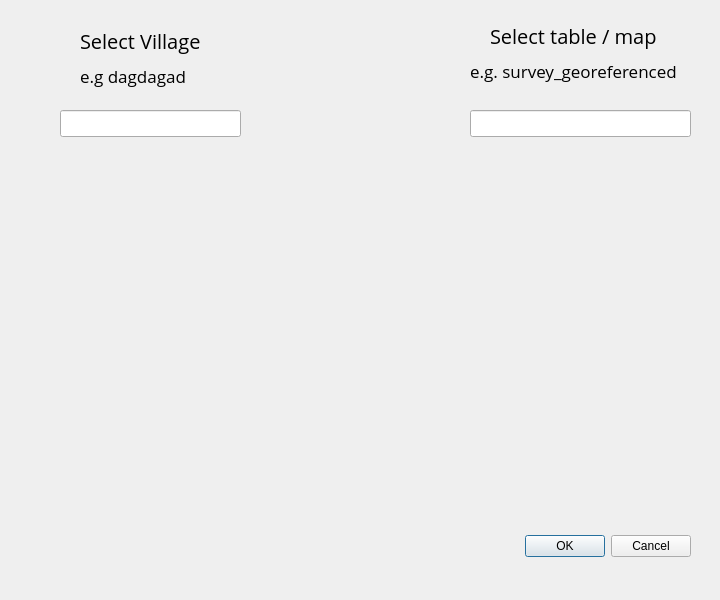
<?xml version="1.0" encoding="UTF-8"?>
<ui version="4.0">
 <class>AreaDialogBase</class>
 <widget class="QDialog" name="AreaDialogBase">
  <property name="geometry">
   <rect>
    <x>0</x>
    <y>0</y>
    <width>720</width>
    <height>600</height>
   </rect>
  </property>
  <property name="windowTitle">
   <string>Area</string>
  </property>
  <widget class="QDialogButtonBox" name="ok_button">
   <property name="geometry">
    <rect>
     <x>350</x>
     <y>530</y>
     <width>341</width>
     <height>32</height>
    </rect>
   </property>
   <property name="orientation">
    <enum>Qt::Horizontal</enum>
   </property>
   <property name="standardButtons">
    <set>QDialogButtonBox::Cancel|QDialogButtonBox::Ok</set>
   </property>
  </widget>
  <widget class="QLabel" name="label_3">
   <property name="geometry">
    <rect>
     <x>80</x>
     <y>60</y>
     <width>141</width>
     <height>31</height>
    </rect>
   </property>
   <property name="font">
    <font>
     <family>Open Sans</family>
     <pointsize>13</pointsize>
    </font>
   </property>
   <property name="text">
    <string>e.g dagdagad</string>
   </property>
  </widget>
  <widget class="QLabel" name="label_2">
   <property name="geometry">
    <rect>
     <x>490</x>
     <y>20</y>
     <width>221</width>
     <height>31</height>
    </rect>
   </property>
   <property name="font">
    <font>
     <family>Open Sans</family>
     <pointsize>15</pointsize>
    </font>
   </property>
   <property name="text">
    <string>Select table / map</string>
   </property>
  </widget>
  <widget class="QLineEdit" name="map_in">
   <property name="geometry">
    <rect>
     <x>470</x>
     <y>110</y>
     <width>221</width>
     <height>27</height>
    </rect>
   </property>
  </widget>
  <widget class="QLineEdit" name="village_in">
   <property name="geometry">
    <rect>
     <x>60</x>
     <y>110</y>
     <width>181</width>
     <height>27</height>
    </rect>
   </property>
  </widget>
  <widget class="QLabel" name="label_4">
   <property name="geometry">
    <rect>
     <x>470</x>
     <y>50</y>
     <width>241</width>
     <height>41</height>
    </rect>
   </property>
   <property name="font">
    <font>
     <family>Open Sans</family>
     <pointsize>13</pointsize>
    </font>
   </property>
   <property name="text">
    <string>e.g. survey_georeferenced</string>
   </property>
  </widget>
  <widget class="QLabel" name="label_village">
   <property name="geometry">
    <rect>
     <x>80</x>
     <y>20</y>
     <width>131</width>
     <height>41</height>
    </rect>
   </property>
   <property name="font">
    <font>
     <family>Open Sans</family>
     <pointsize>15</pointsize>
    </font>
   </property>
   <property name="mouseTracking">
    <bool>false</bool>
   </property>
   <property name="text">
    <string>Select Village</string>
   </property>
  </widget>
 </widget>
 <resources/>
 <connections>
  <connection>
   <sender>ok_button</sender>
   <signal>accepted()</signal>
   <receiver>AreaDialogBase</receiver>
   <slot>accept()</slot>
   <hints>
    <hint type="sourcelabel">
     <x>20</x>
     <y>20</y>
    </hint>
    <hint type="destinationlabel">
     <x>20</x>
     <y>20</y>
    </hint>
   </hints>
  </connection>
  <connection>
   <sender>ok_button</sender>
   <signal>rejected()</signal>
   <receiver>AreaDialogBase</receiver>
   <slot>reject()</slot>
   <hints>
    <hint type="sourcelabel">
     <x>20</x>
     <y>20</y>
    </hint>
    <hint type="destinationlabel">
     <x>20</x>
     <y>20</y>
    </hint>
   </hints>
  </connection>
 </connections>
</ui>
